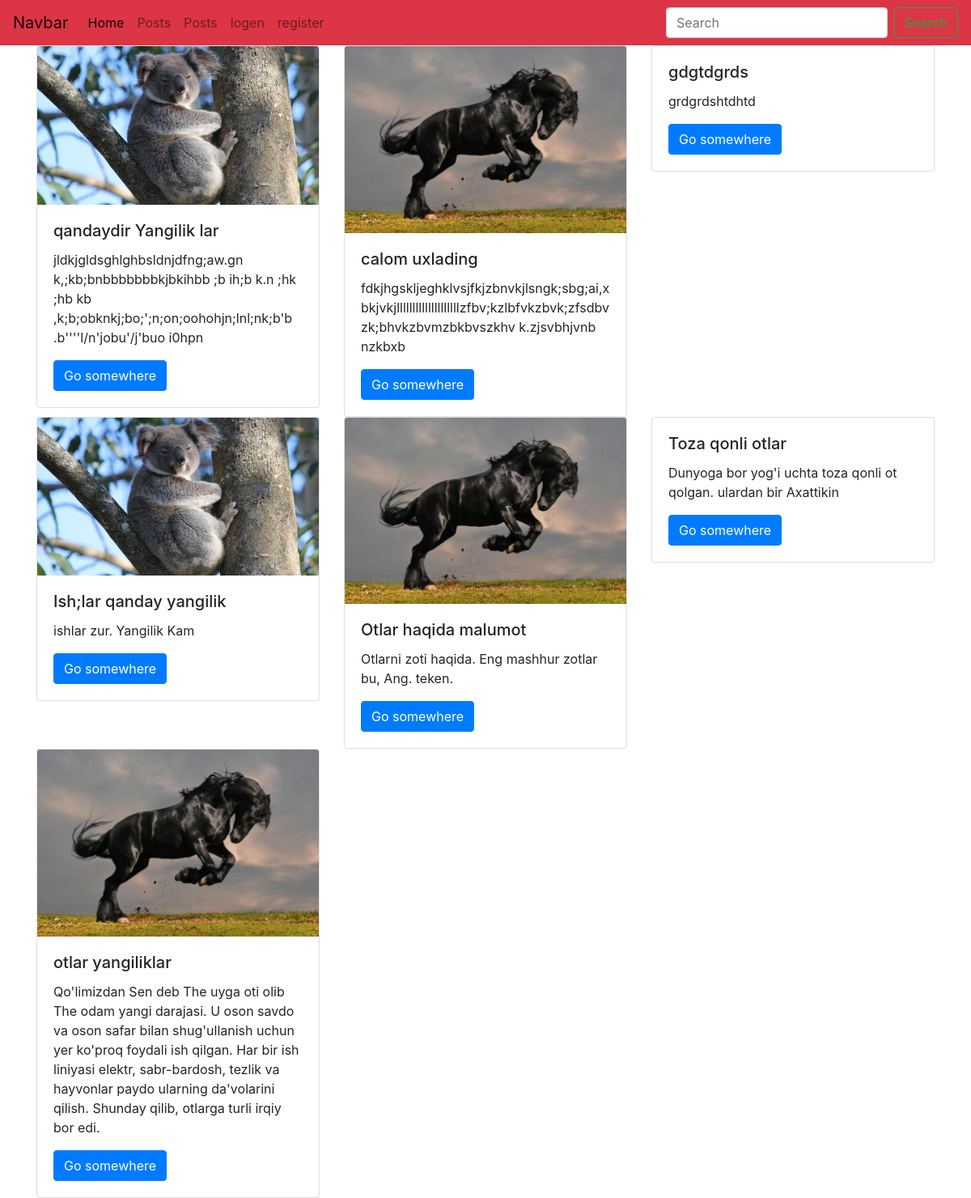
/posts/, run on the app's committed database.
### blog/models.py (models this page shows)
class Post(models.Model):
    title = models.CharField('Sarlavhasi', max_length=225)
    image = models.ImageField('Rasm', blank=True, null=True)
    content = models.TextField('Yangilik haqida')
    categories = models.ForeignKey(Category, blank=True, null=True, on_delete=models.CASCADE)
    views = models.IntegerField("Ko'rilganlar", default=0)
    date = models.DateTimeField("Sana", default=timezone.now)
    class Meta:
        verbose_name = 'Yangilik'
        verbose_name_plural = 'Yangiliklar'

### blog/views.py (the view)
# urls.py: path('posts/', views.posts, name='posts'),
def posts(request):
    posts = Post.objects.all()
    return render(request, "blog/posts.html", {"posts":posts})

### blog/templates/blog/posts.html (shortened to what this page needs)
{% extends 'base.html' %}
{% block content %}
<div class="container-fluid">
    <div class="container">
        <div class="row">
           {% for post in posts%}
           <div class="col-md-4">
            <div class="card">
                {% if post.image.url != null%}
                <img class="card-img-top" src="{{post.image.url}}" alt="Card image cap">
                {% endif %}
                <div class="card-body">
                  <h5 class="card-title">{{post.title}}</h5>
                  <p class="card-text">{{post.content}}</p>
                  <a href="#" class="btn btn-primary">Go somewhere</a>
                </div>
              </div>
        </div>
           {% empty %}
            <h1 class="text-center">Malumot qoshilmagan</h1>
           {% endfor %}
        </div>
    </div>
</div>
{% endblock %}

### blog/templates/base.html (shortened to what this page needs)
{% load static %}
<!DOCTYPE html>
<html lang="en">
<head>
    <link rel="stylesheet" href="{% static 'style.css' %}">
    <link rel="stylesheet" href="https://cdn.jsdelivr.net/npm/bootstrap@4.0.0/dist/css/bootstrap.min.css">
</head>
<body>
    <nav class="navbar navbar-expand-lg navbar-light bg-danger">
        <a class="navbar-brand" href="#">Navbar</a>
        <div class="collapse navbar-collapse" id="navbarSupportedContent">
          <ul class="navbar-nav mr-auto">
            <li class="nav-item active">
              <a class="nav-link" href="{% url 'index' %}">Home <span class="sr-only">(current)</span></a>
            </li>
            <li class="nav-item">
              <a class="nav-link" href="{% url 'posts' %}">Posts</a>
            </li>
            <li class="nav-item">
              <a class="nav-link" href="{% url 'categories' %}">Posts</a>
            </li>
            {% if user.is_authenticated %}
            <li class="nav-item">
              <a class="nav-link" href="{% url 'logout' %}">logout</a>
            </li>
            {% else %}
            <li class="nav-item">
              <a class="nav-link" href="{% url 'login' %}">logen</a>
            </li>
            <li class="nav-item">
              <a class="nav-link" href="{% url 'register' %}">register</a>
            </li>
            {% endif %}
          </ul>
          <form class="form-inline my-2 my-lg-0" action="{% url 'search' %}" method="get">
            <input class="form-control mr-sm-2" required type="search" name="search" placeholder="Search" aria-label="Search">
            <button class="btn btn-outline-success my-2 my-sm-0" type="submit">Search</button>
          </form>
        </div>
      </nav>
      {% block content%}
      {% endblock %}
</body>
</html>

### data on the page
Post: image (picture), title "qandaydir Yangilik lar", content "jldkjgldsghlghbsldnjdfng;aw.gn k,;kb;bnbbbbbbbkjbkihbb ;b ih;b k.n ;hk ;hb kb ,k;b;obknkj;bo;';n;on;oohohjn;lnl;nk;b'b .b''''l/n'jobu'/j'buo i0hpn"
Post: image (picture), title "calom uxlading", content "fdkjhgskljeghklvsjfkjzbnvkjlsngk;sbg;ai,xbkjvkjllllllllllllllllllllzfbv;kzlbfvkzbvk;zfsdbvzk;bhvkzbvmzbkbvszkhv k.zjsvbhjvnb nzkbxb"
Post: title "gdgtdgrds", content "grdgrdshtdhtd"
Post: image (picture), title "Ish;lar qanday yangilik", content "ishlar zur. Yangilik Kam"
Post: image (picture), title "Otlar haqida malumot", content "Otlarni zoti haqida. Eng mashhur zotlar bu, Ang. teken."
Post: title "Toza qonli otlar", content "Dunyoga bor yog'i uchta toza qonli ot qolgan. ulardan bir Axattikin"
Post: image (picture), title "otlar yangiliklar", content "Qo'limizdan Sen deb The uyga oti olib The odam yangi darajasi. U oson savdo va oson safar bilan shug'ullanish uchun yer ko'proq foydali ish qilgan. Har bir ish liniyasi elektr, sabr-bardosh, tezlik va hayvonlar paydo ularning da'volarini qilish. Shunday qilib, otlarga turli irqiy bor edi."
